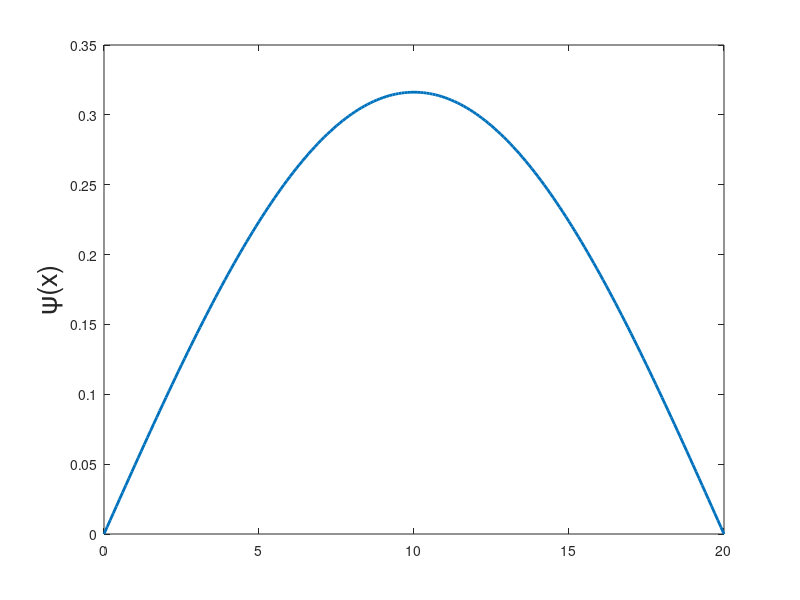

This chart was generated by the following MATLAB code: (Note: this script raises an error after producing the figure.)
%https://www.youtube.com/watch?v=u1Rh09t_Ln8&ab_channel=Scholar-Hub
clc;
clear all;
close all;

L = 20; %str2duble(a1);
n =  2 ; %strdouble(a2);

k = n*pi/L;
x = 0:0.1:L;

for m=1:n
  for mm=1:length(x) %Loop to find the probability function
  psi(mm) = sqrt(2/L)*sin(m*pi*x(mm)/L);
  psi2(mm) = psi(mm)^2;
  end
  
  figure(1),plot(x,psi,'linewidth',2); hold on;
  ylabel('\psi(x)','fontsize',20);
  set(gca,'ystick,[]')
  xlabel('Position');
  legend('First mode','Second mode','Third mode','Best');

  figure(2),plot(x,psi2,'linewidth',2); hold on;
  ylabel('\psi^2(x)','fontsize',20);
  set(gca,'ystick,[]')
  xlabel('Position');
  legend('First mode','Second mode','Third mode','Best');
  
end
